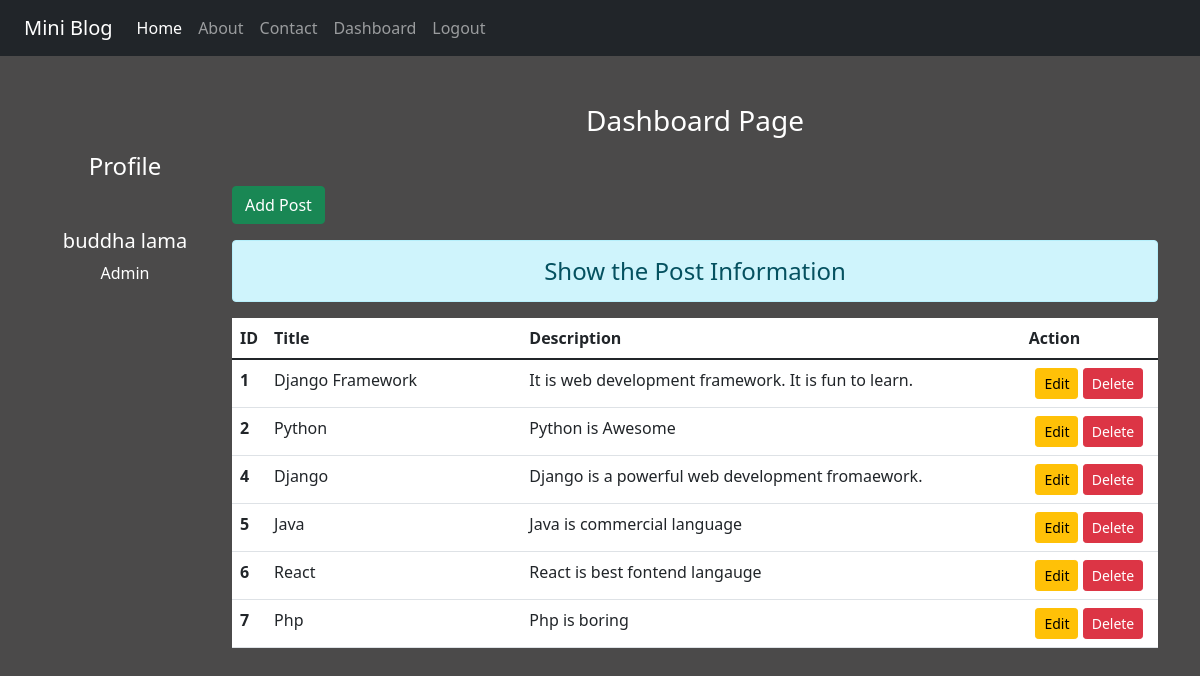
Page /blog/dashboard/ (signed in) on the earlier database version.
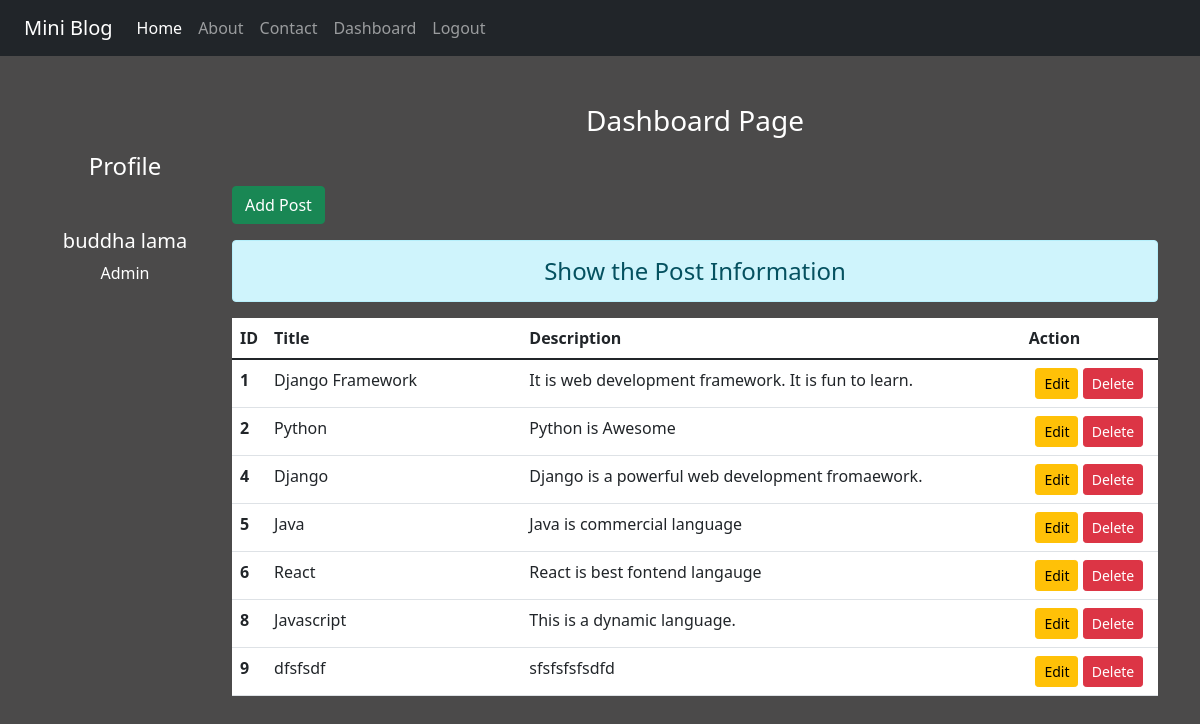
Same page on the later database version.
### blog/models.py (models this page shows)
class blogPost(models.Model):
    title = models.CharField(max_length=100)
    description = models.TextField()

### blog/views.py (the view)
# urls.py: path('dashboard/',views.dashboard, name= 'dashboard') ,
def dashboard(request):
    if request.user.is_authenticated:
        posts = blogPost.objects.all()
        user = request.user
        full_name = user.get_full_name()
        gps = user.groups.all()
        return render(request,'blog/dashboard.html',{'posts':posts,'fname':full_name, 'groups':gps})
    else:
        return HttpResponseRedirect('/blog/login/')

### blog/templates/blog/dashboard.html (shortened to what this page needs)
{% extends 'blog/base.html' %}
{% load static %}
{% block side %}
    <div class="col-sm-2 text-white my-5 text-center">
        <h4 class="my-5">Profile</h4>
        <h5>{{fname}}</h5>
        {% for group in groups %}
        <p>{{group.name}}</p>
        {% endfor %}
    </div>
{% endblock %}
{% block content %}
<div class="col-sm-10">
    <h3 class="text-white text-center my-5"> Dashboard Page </h3>
    <a href="{% url 'addpost' %}" class="btn btn-success">Add Post</a>
    <h4 class="text-center alert alert-info mt-3">Show the Post Information</h4>
    {% if posts %}
    <table class="table table-hover bg-white">
        <thead>
            <tr class="text-ceter">
                <th scope="col" style="width: 2%;">ID</th>
                <th scope="col" style="width: 28%;">Title</th>
                <th scope="col" style="width: 55%;">Description</th>
                <th scope="col" style="width: 15%;">Action</th>
            </tr>
        </thead>
        <tbody>
            {% for post in posts %}
            <tr>
                <th scope="row">{{post.id}}</th>
                <td>{{post.title}}</td>
                <td>{{post.description}}</td>
                <td class="text-center">
                    <a href="{% url 'updatepost' post.id %}" class="btn btn-warning btn-sm">Edit</a>
                    {% if perms.blog.delete_post %}
                    <form action="{% url 'deletepost' post.id %}" method="post" class="d-inline">
                        <input type="submit" value="Delete" class="btn btn-danger btn-sm">
                    </form>
                    {% endif %}
                </td>
            </tr>
            {% endfor %}
        </tbody>
    </table>
    {% else %}
    <h4 class="text-center alert alert-warning">No Records</h4>
    {% endif %}
</div>
{% endblock content %}

### blog/templates/blog/base.html (shortened to what this page needs)
<!DOCTYPE html>
<html lang="en">
<head>
    {% load static %}
    <link rel="stylesheet" href="{% static 'blog/css/bootstrap.css' %}">
    <link rel="stylesheet" href="{% static 'blog/css/style.css' %}">
</head>
<body>
    <div class="container-fluid bg-dark">
        {% include 'blog/navbar.html' %}
    </div>
    <div class="container">
        <iv class="row">
            {% block side %}
            {% endblock side %}
            {% block content %}
            {% endblock content %}
        </div>
</body>
</html>

### blog/templates/blog/navbar.html (shortened to what this page needs)
<nav class="navbar navbar-expand-lg navbar-dark bg-dark">
    <div class="container-fluid">
      <a class="navbar-brand" href="#">Mini Blog</a>
      <div class="collapse navbar-collapse" id="navbarNav">
        <ul class="navbar-nav">
          <li class="nav-item">
            <a class="nav-link active" aria-current="page" href="{% url 'home' %}">Home</a>
          </li>
          <li class="nav-item">
            <a class="nav-link" href="{% url 'about' %}">About</a>
          </li>
          <li class="nav-item">
            <a class="nav-link" href="{% url 'contact' %}">Contact</a>
          </li>
          {% if request.user.is_authenticated %}
          <li class="nav-item">
            <a class="nav-link" href="{% url 'dashboard' %}">Dashboard</a>
          </li>
          <li class="nav-item">
            <a class="nav-link" href="{% url 'logout' %}">Logout</a>
          </li>
          {% endif %}
        </ul>
      </div>
    </div>
  </nav>

### blog/static/blog/css/style.css (style rules this page uses)
body { background-color: rgb(75, 74, 74); color:antiquewhite; }

Differences in the rows shown:
removed blogPost: id "7", title "Php", description "Php is boring"
added blogPost: id "8", title "Javascript", description "This is a dynamic language."
added blogPost: id "9", title "dfsfsdf", description "sfsfsfsfsdfd"
